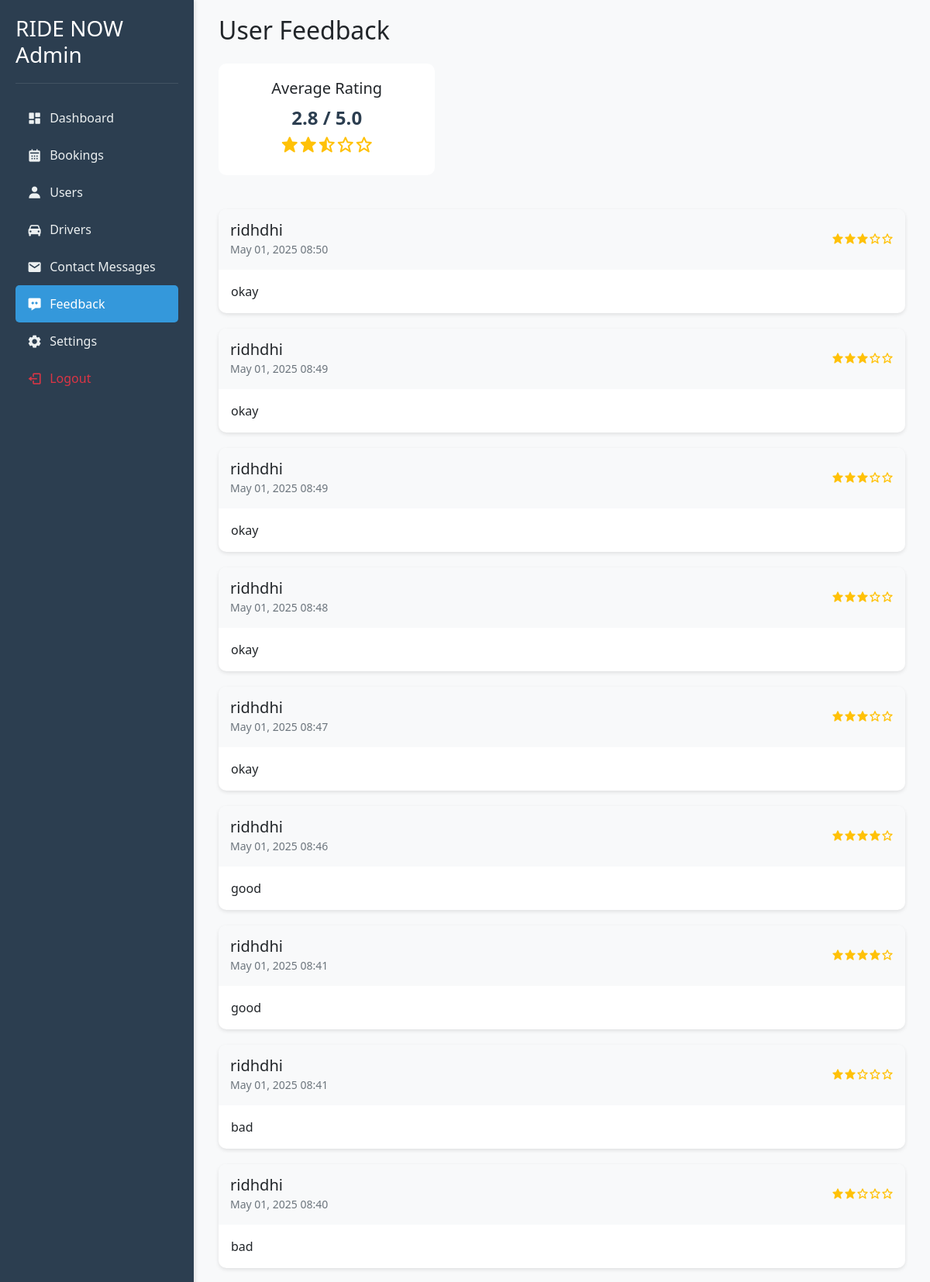
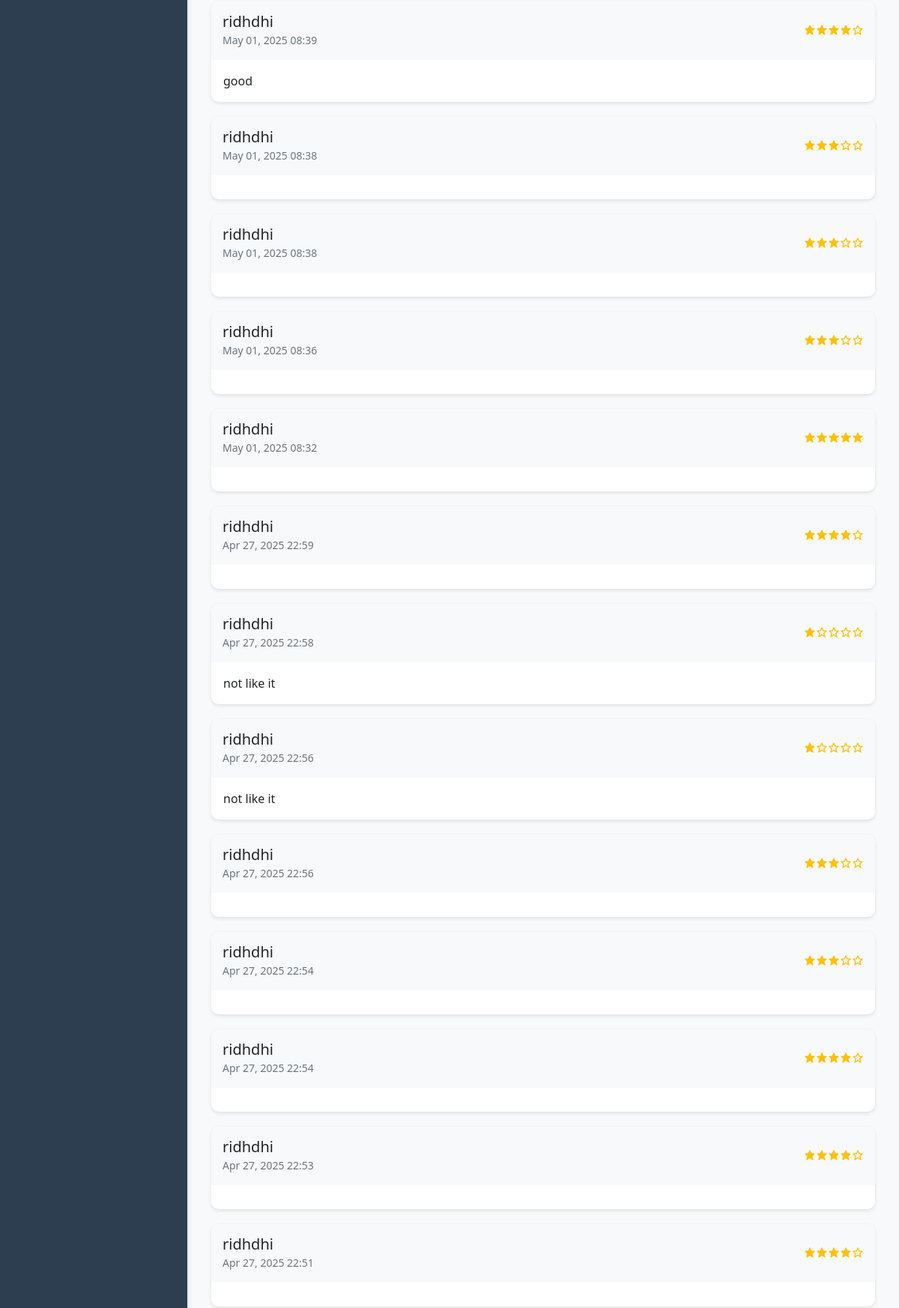
The page /admin/manage_feedback.php (signed in, upper part) on the database its author committed (2 pictures, top to bottom).
### tables this page shows
CREATE TABLE `feedback` (
  `id` int(11) NOT NULL,
  `user_id` int(11) DEFAULT NULL,
  `rating` int(11) NOT NULL,
  `comment` text DEFAULT NULL,
  `created_at` datetime DEFAULT current_timestamp()
);

CREATE TABLE `users` (
  `user_id` int(11) NOT NULL,
  `fullname` varchar(255) DEFAULT NULL,
  `dob` date NOT NULL,
  `email` varchar(100) NOT NULL,
  `password` varchar(255) NOT NULL,
  `phone` varchar(15) NOT NULL,
  `user_type` enum('customer','driver') NOT NULL,
  `created_at` timestamp NOT NULL DEFAULT current_timestamp(),
  `profile_pic` varchar(255) DEFAULT 'img/default-profile.jpg',
  `status` tinyint(1) DEFAULT 1
);

### admin/manage_feedback.php (the view, shortened to what this page needs)
<?php
include '../config.php';
$sql = "SELECT f.*, u.fullname as user_name
        FROM ridenowdbt.feedback f
        LEFT JOIN ridenowdbt.users u ON f.user_id = u.user_id
        ORDER BY f.created_at DESC";
$result = $conn->query($sql);
$avg_sql = "SELECT AVG(rating) as avg_rating FROM ridenowdbt.feedback";
$avg_result = $conn->query($avg_sql);
$avg_rating = ($avg_result && $row = $avg_result->fetch_assoc()) ? $row['avg_rating'] : 0;?>
<!DOCTYPE html>
<html>
<head>
    <link href="https://cdn.jsdelivr.net/npm/bootstrap@5.1.3/dist/css/bootstrap.min.css" rel="stylesheet">
    <link href="https://cdn.jsdelivr.net/npm/boxicons@2.0.7/css/boxicons.min.css" rel="stylesheet">
</head>
<body class="bg-light">
    <?php include 'sidebar.php'; ?>
    <div class="main-content">
        <div class="container-fluid">
            <h2 class="mb-4">User Feedback</h2>
            <div class="row mb-4">
                <div class="col-md-4">
                    <div class="stats-card">
                        <h5>Average Rating</h5>
                        <div class="avg-rating">
                            <?php echo number_format($avg_rating, 1); ?> / 5.0
                            <div class="rating-stars">
                                <?php
                                $full_stars = floor($avg_rating);
                                $half_star = ($avg_rating - $full_stars) >= 0.5;
                                for ($i = 0; $i < $full_stars; $i++) {
                                    echo '<i class="bx bxs-star"></i>';
                                }
                                if ($half_star) {
                                    echo '<i class="bx bxs-star-half"></i>';
                                }
                                for ($i = 0; $i < (5 - $full_stars - ($half_star ? 1 : 0)); $i++) {
                                    echo '<i class="bx bx-star"></i>';
                                }
                                ?>
                            </div>
                        </div>
                    </div>
                </div>
            </div>
            <?php if ($result->num_rows > 0): ?>
                <?php while($feedback = $result->fetch_assoc()): ?>
                    <div class="feedback-card bg-white">
                        <div class="feedback-header d-flex justify-content-between align-items-center">
                            <div>
                                <h5 class="mb-0"><?php echo htmlspecialchars($feedback['user_name'] ?? 'Anonymous'); ?></h5>
                                <small class="text-muted">
                                    <?php echo date('M d, Y H:i', strtotime($feedback['created_at'])); ?>
                                </small>
                            </div>
                            <div class="rating-stars">
                                <?php
                                $user_rating = (int)$feedback['rating'];
                                for ($i = 0; $i < $user_rating; $i++) {
                                    echo '<i class="bx bxs-star"></i>';
                                }
                                for ($i = $user_rating; $i < 5; $i++) {
                                    echo '<i class="bx bx-star"></i>';
                                }
                                ?>
                            </div>
                        </div>
                        <div class="card-body">
                            <p class="card-text"><?php echo nl2br(htmlspecialchars($feedback['comment'])); ?></p>
                        </div>
                    </div>
                <?php endwhile; ?>
            <?php else: ?>
                <div class="alert alert-info">No feedback found.</div>
            <?php endif; ?>
        </div>
    </div>
</body>
</html>

### admin/manage_feedback.php (style rules this page uses)
.feedback-card { margin-bottom: 20px; border-radius: 10px; box-shadow: 0 2px 5px rgba(0,0,0,0.1); }
.feedback-header { background: #f8f9fa; padding: 15px; border-radius: 10px 10px 0 0; }
.rating-stars { color: #ffc107; }
.stats-card { background: white; padding: 20px; border-radius: 10px; margin-bottom: 20px; text-align: center; }
.avg-rating { font-size: 24px; font-weight: bold; color: #2c3e50; }

### admin/sidebar.php (style rules this page uses)
.main-content { margin-left: 250px; padding: 20px; }

### rows shown on the page
feedback: user.fullname "ridhdhi", created_at "May 01, 2025 08:50", rating 3 (drawn), comment "okay"
feedback: user.fullname "ridhdhi", created_at "May 01, 2025 08:49", rating 3 (drawn), comment "okay"
feedback: user.fullname "ridhdhi", created_at "May 01, 2025 08:49", rating 3 (drawn), comment "okay"
feedback: user.fullname "ridhdhi", created_at "May 01, 2025 08:48", rating 3 (drawn), comment "okay"
feedback: user.fullname "ridhdhi", created_at "May 01, 2025 08:47", rating 3 (drawn), comment "okay"
feedback: user.fullname "ridhdhi", created_at "May 01, 2025 08:46", rating 4 (drawn), comment "good"
feedback: user.fullname "ridhdhi", created_at "May 01, 2025 08:41", rating 4 (drawn), comment "good"
feedback: user.fullname "ridhdhi", created_at "May 01, 2025 08:41", rating 2 (drawn), comment "bad"
feedback: user.fullname "ridhdhi", created_at "May 01, 2025 08:40", rating 2 (drawn), comment "bad"
feedback: user.fullname "ridhdhi", created_at "May 01, 2025 08:39", rating 4 (drawn), comment "good"
feedback: user.fullname "ridhdhi", created_at "May 01, 2025 08:38", rating 3 (drawn)
feedback: user.fullname "ridhdhi", created_at "May 01, 2025 08:38", rating 3 (drawn)
feedback: user.fullname "ridhdhi", created_at "May 01, 2025 08:36", rating 3 (drawn)
feedback: user.fullname "ridhdhi", created_at "May 01, 2025 08:32", rating 5 (drawn)
feedback: user.fullname "ridhdhi", created_at "Apr 27, 2025 22:59", rating 4 (drawn)
feedback: user.fullname "ridhdhi", created_at "Apr 27, 2025 22:58", rating 1 (drawn), comment "not like it"
feedback: user.fullname "ridhdhi", created_at "Apr 27, 2025 22:56", rating 1 (drawn), comment "not like it"
feedback: user.fullname "ridhdhi", created_at "Apr 27, 2025 22:56", rating 3 (drawn)
feedback: user.fullname "ridhdhi", created_at "Apr 27, 2025 22:54", rating 3 (drawn)
feedback: user.fullname "ridhdhi", created_at "Apr 27, 2025 22:54", rating 4 (drawn)
feedback: user.fullname "ridhdhi", created_at "Apr 27, 2025 22:53", rating 4 (drawn)
feedback: user.fullname "ridhdhi", created_at "Apr 27, 2025 22:51", rating 4 (drawn)

### other values the page prints
$avg_rating "2.8"
